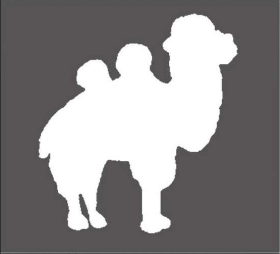
#> input picture img/camel.png, 280 x 254 px, found by its file name
$ python 8_3.py
#> lines starting #> are read from the running program, lines starting #| are printed output that depends on the picture
import cv2 as cv
import numpy as np

#形态学梯度运算
image = cv.imread("C:/Users/silencht/Desktop/Opencv_Learn/img/camel.png")
#> image is the input picture: shape (254, 280, 3); mean B, G, R 138.9, 138.3, 140.6
k1 = np.ones((2,2),np.uint8)
k2 = np.ones((5,5),np.uint8)
r1 = cv.morphologyEx(image, cv.MORPH_GRADIENT, k1) #实现图像的梯度运算
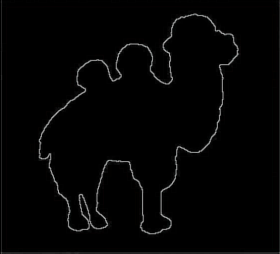
#> r1: shape (254, 280, 3); mean B, G, R 4.2, 4.2, 4.2
r2 = cv.morphologyEx(image, cv.MORPH_GRADIENT, k2)
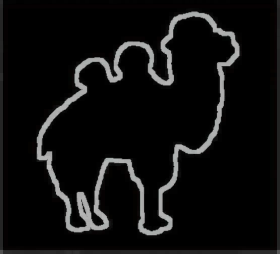
#> r2: shape (254, 280, 3); mean B, G, R 14.9, 15, 15.1
cv.imshow("original image",image)
cv.imshow("r1",r1)
cv.imshow("r2",r2)
cv.waitKey()
cv.destroyAllWindows()

$ run again, with img/coin.png copied over img/camel.png
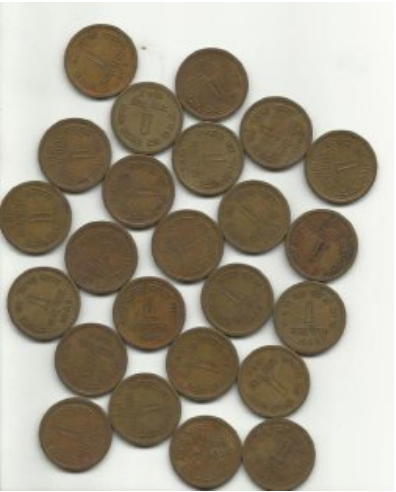
#> input picture img/coin.png, 396 x 492 px, found by its file name
#> image is the input picture: shape (492, 396, 3); mean B, G, R 136.9, 153.6, 161.7
#> `r1 = cv.morphologyEx(image, cv.MORPH_GRADIENT, k1)`:
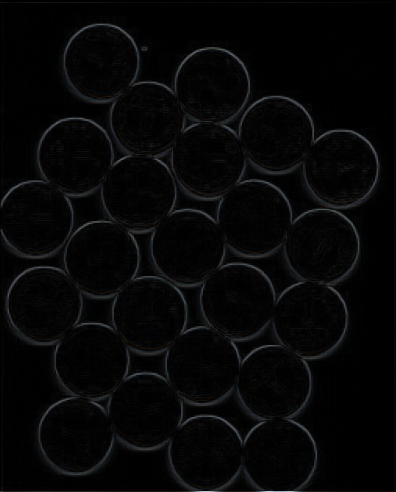
#> r1: shape (492, 396, 3); mean B, G, R 6.7, 6.3, 6.2
#> `r2 = cv.morphologyEx(image, cv.MORPH_GRADIENT, k2)`:
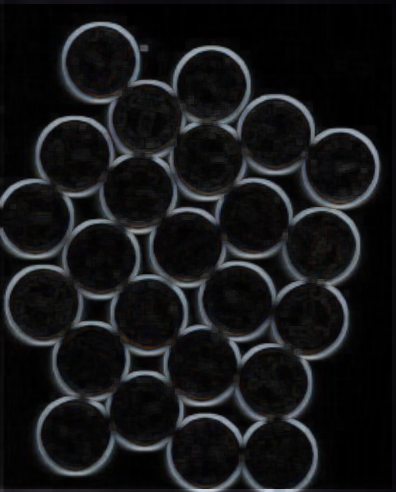
#> r2: shape (492, 396, 3); mean B, G, R 23.9, 22.4, 21.7
